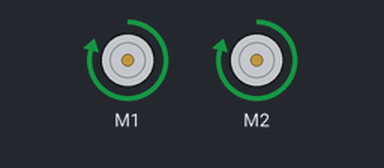
Recording of a sketch running on a simulated Arduino Uno, built with avr-gcc and run on an emulated ATmega328P. Shown: 2 × DC motor (green arrow = forward, orange = backward, longer = faster).

Above: at 2.5 s.
At 5.5 s:
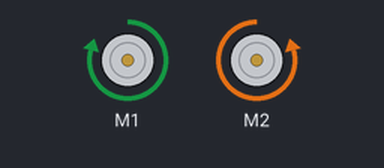
At 8.5 s:
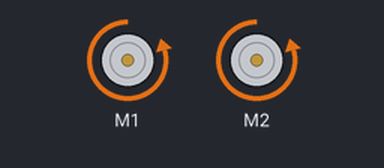
At 14.5 s:
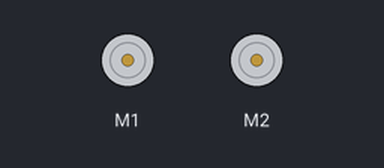
Timing chart, 0 to 22.1 s (numbered marks = the images above):
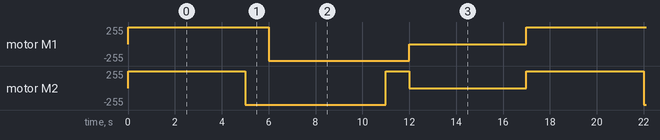

The sketch:

motorshield_basic.ino
```cpp
#include <AFMotor.h>

AF_DCMotor motorA(1);
AF_DCMotor motorB(2);

void setup()
{
  motorA.setSpeed(250);
  motorB.setSpeed(250);
}

void loop()
{
  motorA.run(FORWARD);
  motorB.run(FORWARD);
  delay(5000);
  motorA.run(FORWARD);
  motorB.run(BACKWARD);
  delay(1000);
  motorA.run(BACKWARD);
  motorB.run(BACKWARD);
  delay(5000);
  motorA.run(BACKWARD);
  motorB.run(FORWARD);
  delay(1000);
  motorA.run(RELEASE);
  motorB.run(RELEASE);
  delay(5000);
}
```

Measured:
- by itself, motor M1: repeats every 17.0 s: backward 250/255 6.0 s, stopped 5.0 s, forward 250/255 6.0 s
- by itself, motor M2: repeats every 17.0 s: backward 250/255 6.0 s, forward 250/255 1.0 s, stopped 5.0 s, forward 250/255 5.0 s
